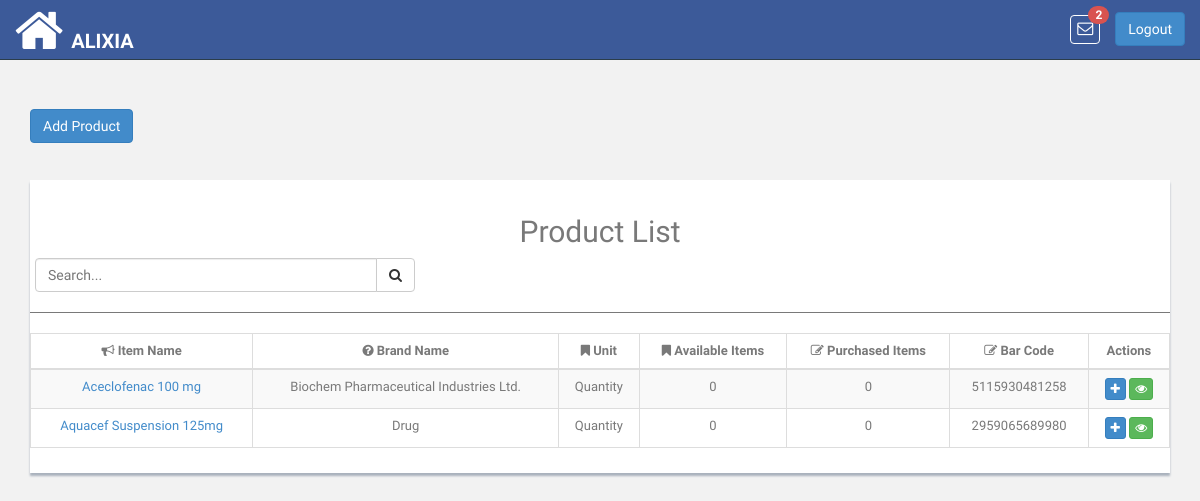
Before: /product/items/list/ (signed in) with the older database file.
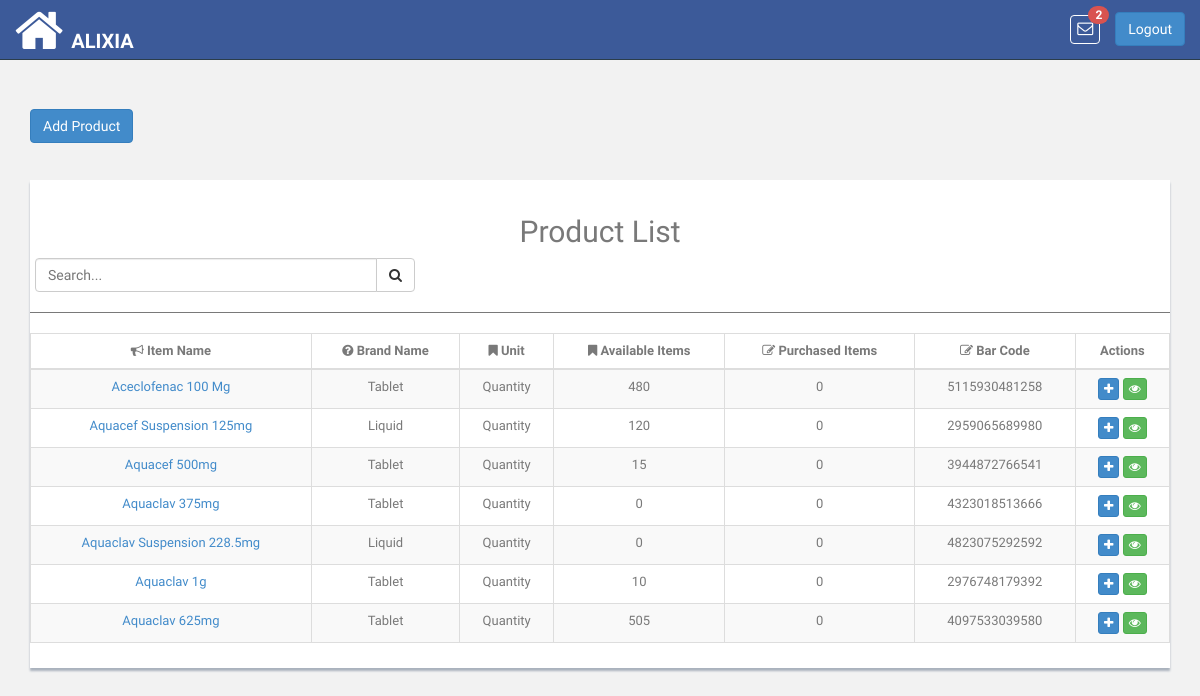
After: the same page with the newer database file.
### pis_retailer/models.py (models this page shows, shortened)
class RetailerUser(models.Model):
    ROLE_TYPE_OWNER = 'owner'
    ROLE_TYPE_DATA_ENTRY_USER = 'data_entry_user'
    ROLE_TYPE_SALESMAN = 'salesman'
    ROLE_TYPE_VIEW_ACCOUNT = 'account_viewer'
    ROLE_TYPE_LEDGER_VIEW = 'ledger_viewer'
    ROLE_TYPES = (
        (ROLE_TYPE_OWNER, 'Owner'),
        (ROLE_TYPE_DATA_ENTRY_USER, 'Data Entry User'),
        (ROLE_TYPE_SALESMAN, 'Salesman'),
        (ROLE_TYPE_VIEW_ACCOUNT, 'Account Viewer'),
        (ROLE_TYPE_LEDGER_VIEW, 'Ledger Viewer'),
    )
    user = models.OneToOneField(User, related_name='retailer_user',on_delete=models.CASCADE)
    retailer = models.ForeignKey(Retailer, related_name='u_retailer',on_delete=models.CASCADE)
    role_type = models.CharField(
        max_length=100, choices=ROLE_TYPES, default=ROLE_TYPE_OWNER
    )

class Retailer(DatedModel):
    name = models.CharField(max_length=100)
    slug = models.SlugField(blank=False)
    package = models.CharField(max_length=200, null=True, blank=True)
    package_price = models.CharField(max_length=200, null=True, blank=True)
    package_expiry = models.DateField(blank=True, null=True)
    logo = models.ImageField(
        upload_to='images/retailer/logo/', max_length=1024,
        blank=True, null=True
    )

### pis_product/models.py (models this page shows, shortened)
class Product(models.Model):
    UNIT_TYPE_KG = 'Kilogram'
    UNIT_TYPE_GRAM = 'Gram'
    UNIT_TYPE_LITRE = 'Litre'
    UNIT_TYPE_QUANTITY = 'Quantity'
    UNIT_TYPES = (
        (UNIT_TYPE_KG, 'Kilogram'),
        (UNIT_TYPE_GRAM, 'Gram'),
        (UNIT_TYPE_LITRE, 'Litre'),
        (UNIT_TYPE_QUANTITY, 'Quantity'),
    )
    unit_type = models.CharField(
        choices=UNIT_TYPES, default=UNIT_TYPE_QUANTITY,
        blank=True, null=True, max_length=200
    )
    name = models.CharField(max_length=100, unique=True)
    brand_name = models.CharField(max_length=200, blank=True, null=True)
    retailer = models.ForeignKey(
        'pis_retailer.Retailer',
        related_name='retailer_product',on_delete=models.CASCADE
    )
    bar_code = models.CharField(max_length=13, unique=True, blank=True,
                                null=True)
    def product_available_items(self):
        try:
            obj_stock_in = self.stockin_product.aggregate(Sum('quantity'))
            stock_in = float(obj_stock_in.get('quantity__sum'))
        except:
            stock_in = 0
        try:
            obj_stock_out = self.stockout_product.aggregate(
                Sum('stock_out_quantity'))
            stock_out = float(obj_stock_out.get('stock_out_quantity__sum'))
        except:
            stock_out = 0
        return  stock_in - stock_out
    def product_purchased_items(self):
        try:
            obj_stock_out = self.stockout_product.aggregate(
                Sum('stock_out_quantity'))
            stock_out = float(obj_stock_out.get('stock_out_quantity__sum'))
        except:
            stock_out = 0
        return  stock_out

### pis_product/views.py (the view)
class ProductItemList(TemplateView):
    template_name = 'products/product_list.html'
    def dispatch(self, request, *args, **kwargs):
        if not self.request.user.is_authenticated:
            return HttpResponseRedirect(reverse('login'))
        return super(
            ProductItemList, self).dispatch(request, *args, **kwargs)
    def get_context_data(self, **kwargs):
        context = super(ProductItemList, self).get_context_data(**kwargs)
        products = (
            self.request.user.retailer_user.retailer.retailer_product.all()
        )
        context.update({
            'products': products
        })
        return context

### pis_com/templatetags/template_tags.py (called while the page is built)
@register.simple_tag
def product_notifications(retailer_id):
    return Product.objects.filter(retailer__id=retailer_id)

### templates/products/product_list.html (shortened to what this page needs)
{% extends 'base.html' %}
{% block content %}
    <div class="col-md-12">
            <br>
            <a href="{% url 'product:add_product' retailer_id=request.user.retailer_user.retailer.id %}"><button type="button" id="add-product" class="btn btn-primary"  id="load" data-loading-text="<i class='fa fa-circle-o-notch fa-spin'></i>Processing">Add Product </button></a>
            <br><br><br>
            <div class="content-panel table-responsive">
                <table class="table table-striped table-bordered table-advance table-hover item-table">
                    <h2 class="text-center">Product List</h2>
                    <div class="input-group custom-search-form col-md-4" style="left: 5px">
                        <input type="text" class="form-control search-product" placeholder="Search...">
                        <span class="input-group-btn">
                            <button class="btn btn-default" type="button">
                                <i class="fa fa-search"></i>
                            </button>
                        </span>
                    </div>
                    <hr>
                    <thead>
                    <tr>
                        <th class="text-center"><i class="fa fa-bullhorn"></i> Item Name</th>
                        <th class="text-center"><i class="fa fa-question-circle"></i> Brand Name</th>
                        <th class="text-center"><i class=" fa fa-bookmark"></i> Unit</th>
                        <th class="text-center"><i class=" fa fa-bookmark"></i> Available Items</th>
                        <th class="text-center"><i class=" fa fa-edit"></i> Purchased Items</th>
                        <th class="text-center"><i class=" fa fa-edit"></i> Bar Code</th>
                        <th class="text-center">Actions</th>
                    </tr>
                    </thead>
                    <tbody class="product-table-body text-center">
                    {% for item in products %}
                        <tr>
                            <td><a href="{% url 'product:item_details' pk=item.id %}">{{ item.name}}</a></td>
                            <td class="#">{{ item.brand_name }}</td>
                            <td class="#">{{ item.unit_type }}</td>
                            <td>{{ item.product_available_items|floatformat:-2 }}</td>
                            <td>{{ item.product_purchased_items|floatformat:-2 }}</td>
                            <td>{{ item.bar_code}}</td>
                            <td>
                                <a href="{% url 'product:add_product_items' product_id=item.id %}"><button class="btn btn-primary btn-xs"><i class="fa fa-plus"></i></button></a>
                                <a href="{% url 'product:item_details' pk=item.id %}"><button class="btn btn-success btn-xs"><i class="fa fa-eye"></i></button></a>
                            </td>
                        </tr>
                    {% endfor %}
                    </tbody>
                </table>
            </div>
        </div>
{% endblock %}

### templates/base.html (shortened to what this page needs)
<!DOCTYPE html>
<html lang="en" xmlns="http://www.w3.org/1999/html">
{% load static %}
{% load template_tags %}
<head>
    <link href="{% static 'css/bootstrap.css' %}" rel="stylesheet">
    <link href="{% static 'font-awesome/css/font-awesome.css' %}" rel="stylesheet" />
    <link rel="stylesheet" type="text/css" href="{% static 'css/zabuto_calendar.css' %}">
    <link rel="stylesheet" type="text/css" href="{% static 'js/gritter/css/jquery.gritter.css' %}" />
    <link rel="stylesheet" type="text/css" href="{% static 'lineicons/style.css' %}">
    <link href="{% static 'css/style.css' %}" rel="stylesheet">
    <link href="{% static 'css/style-responsive.css' %}" rel="stylesheet">
    <link href="{% static 'css/profileImage.css' %}" rel="stylesheet" type="text/css"/>
    <link href="{% static 'css/sweetalert2.min.css' %}" rel="stylesheet" />
</head>
<body>
<section id="container" >
    <header class="header black-bg">
        <a href="{% url 'index' %}" class="home_icon" style="float:left"><i class="fa fa-home fa-4x" aria-hidden="true"></i></a>
        <a href="{% url 'index' %}" class="logo"><b>{{ request.user.retailer_user.retailer.name }}</b></a>
        <div class="right_div">
            <div class="nav notify-row" id="top_menu">
                {% product_notifications retailer_id=request.user.retailer_user.retailer.id as p_n %}
                <ul class="nav top-menu">
                    <li id="header_inbox_bar" class="dropdown">
                        <a data-toggle="dropdown" class="dropdown-toggle msg" href="index.html#">
                            <i class="fa fa-envelope-o"></i> <span class="badge badge-danger notification_count" style="background: #d9534f"></span>
                        </a>
                    </li>
                </ul>
            </div>
            <div class="top-menu">
                <a tabindex="logout" class="btn btn-primary" href="{% url 'logout' %}" style="margin-top: 12px;">Logout</a>
            </div>
        </div>
    </header>
    <section class="wrapper">
        {% block content %}{% endblock %}
    </section>
</section>
</body>
</html>

### app_static/css/style.css (style rules this page uses)
body { color: #797979; background: #f2f2f2; font-family: 'Ruda', sans-serif; padding: 0px !important; margin: 0px !important; font-size:13px; }
ul li { list-style: none; }
a, a:hover, a:focus { text-decoration: none; outline: none; }
#container { width: 100%; height: 100%; }
hr { margin-top: 20px; margin-bottom: 20px; border: 0; border-top: 1px solid #797979; }
.header, .footer { min-height: 60px; padding: 0 15px; }
.header { position: fixed; left: 0; right: 0; z-index: 1002; }
.black-bg { background: #3C5A99; border-bottom: 1px solid #2B3D4A; }
.wrapper { display: inline-block; margin-top: 90px; padding-left: 15px; padding-right: 15px; padding-bottom: 15px; padding-top: 0px; width: 100%; }
a.logo { font-size: 20px; color: #ffffff; float: left; margin-top: 27px; text-transform: uppercase; }
a.logo b { font-weight: 900; }
#top_menu .nav > li, ul.top-menu > li { float: left; }
.notify-row { float: left; margin-top: 15px; margin-left: 92px; }
ul.top-menu > li > a { color: #666666; font-size: 16px; border-radius: 4px; -webkit-border-radius: 4px; border:1px solid #68dff0; padding: 2px 6px; margin-right: 15px; }
.notify-row .badge { position: absolute; right: -10px; top: -10px; z-index: 100; }
.content-panel { background: #ffffff; box-shadow: 0px 3px 2px #aab2bd; padding-top: 15px; padding-bottom: 5px; }

### templates/base.html (style rules this page uses)
.msg { color: #fff !important; border:none !important; border: 1px solid #fff !important; }
.right_div { float:right; }
.notify-row { margin-left: -45px !important; }
.home_icon { float:left; color:#fff; margin-right:8px; margin-top:5px; }

Changed rows visible on the page:
changed Product: name "Aceclofenac 100 mg" → "Aceclofenac 100 Mg"; brand_name "Biochem Pharmaceutical Industries Ltd." → "Tablet"; product_available_items "0" → "480"
changed Product "Aquacef Suspension 125mg": brand_name "Drug" → "Liquid"; product_available_items "0" → "120"
added Product: name "Aquacef 500mg", brand_name "Tablet", unit_type "Quantity", product_available_items "15", product_purchased_items "0", bar_code "3944872766541"
added Product: name "Aquaclav 375mg", brand_name "Tablet", unit_type "Quantity", product_available_items "0", product_purchased_items "0", bar_code "4323018513666"
added Product: name "Aquaclav Suspension 228.5mg", brand_name "Liquid", unit_type "Quantity", product_available_items "0", product_purchased_items "0", bar_code "4823075292592"
added Product: name "Aquaclav 1g", brand_name "Tablet", unit_type "Quantity", product_available_items "10", product_purchased_items "0", bar_code "2976748179392"
added Product: name "Aquaclav 625mg", brand_name "Tablet", unit_type "Quantity", product_available_items "505", product_purchased_items "0", bar_code "4097533039580"
